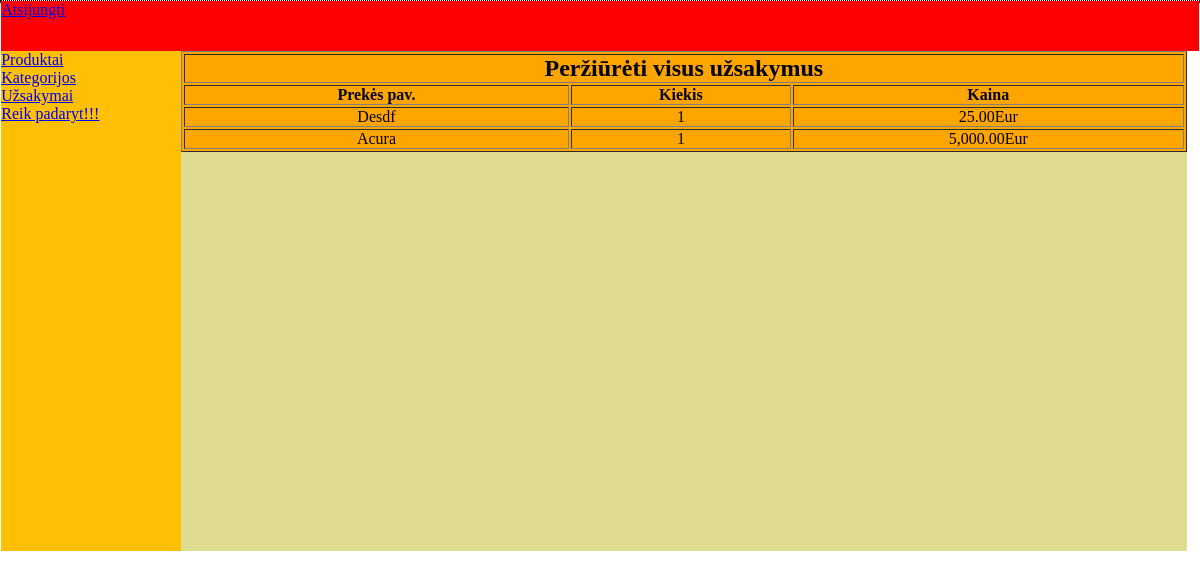
The app's page /admin/index.php?page=order_details&order_id=1 (signed in) with its own data.
### tables this page shows
CREATE TABLE IF NOT EXISTS `orders_products` (
`id` bigint(20) NOT NULL,
  `order_id` int(11) NOT NULL,
  `product_id` int(11) NOT NULL,
  `product_quantity` int(11) NOT NULL
);

CREATE TABLE IF NOT EXISTS `products` (
`product_id` int(8) NOT NULL,
  `product_cat` int(8) NOT NULL,
  `product_brand` int(8) NOT NULL,
  `product_title` varchar(200) NOT NULL,
  `product_price` int(8) NOT NULL,
  `product_desc` text NOT NULL,
  `product_keywords` varchar(125) NOT NULL
);

### admin/includes/order_details.php (the view)
<table align="center" bgcolor="orange" width="100%" border="1">
<tr>
<td colspan="15" align="center"><h2>Peržiūrėti visus užsakymus</h2></td>
</tr>
<tr>
	<th>Prekės pav.</th>
	<th>Kiekis</th>
	<th>Kaina</th>
</tr>
<?php
	include("connector.php");
	if(isset($_GET['order_id'])){
		$new_id = (int)$_GET['order_id'];
	$query = "select products.product_title, orders_products.product_quantity,products.product_price from products,orders_products where products.product_id=orders_products.product_id and orders_products.order_id=".$new_id;
	$run_query=mysqli_query($con,$query);
	while($row_elem=mysqli_fetch_array($run_query)){
		$title=$row_elem['product_title'];
		$quant = $row_elem['product_quantity'];
		$price = $row_elem['product_price'];
	?>
		<tr align="center">
		<td><?php echo $title?></td>
		<td><?php echo $quant?></td>
		<td><?php echo number_format($price*$quant,2); ?>Eur</td>
<?php } ?>
</tr>
</table>
<?php } else {
	echo "Tokio užsakymo prekių nėra";
}?>

### admin/style.css (style rules this page uses)
* { padding: 0; margin: 0; }

### records on screen
orders_products: product.product_title "Desdf", product_quantity "1", $price*$quant "25.00"
orders_products: product.product_title "Acura", product_quantity "1", $price*$quant "5,000.00"
